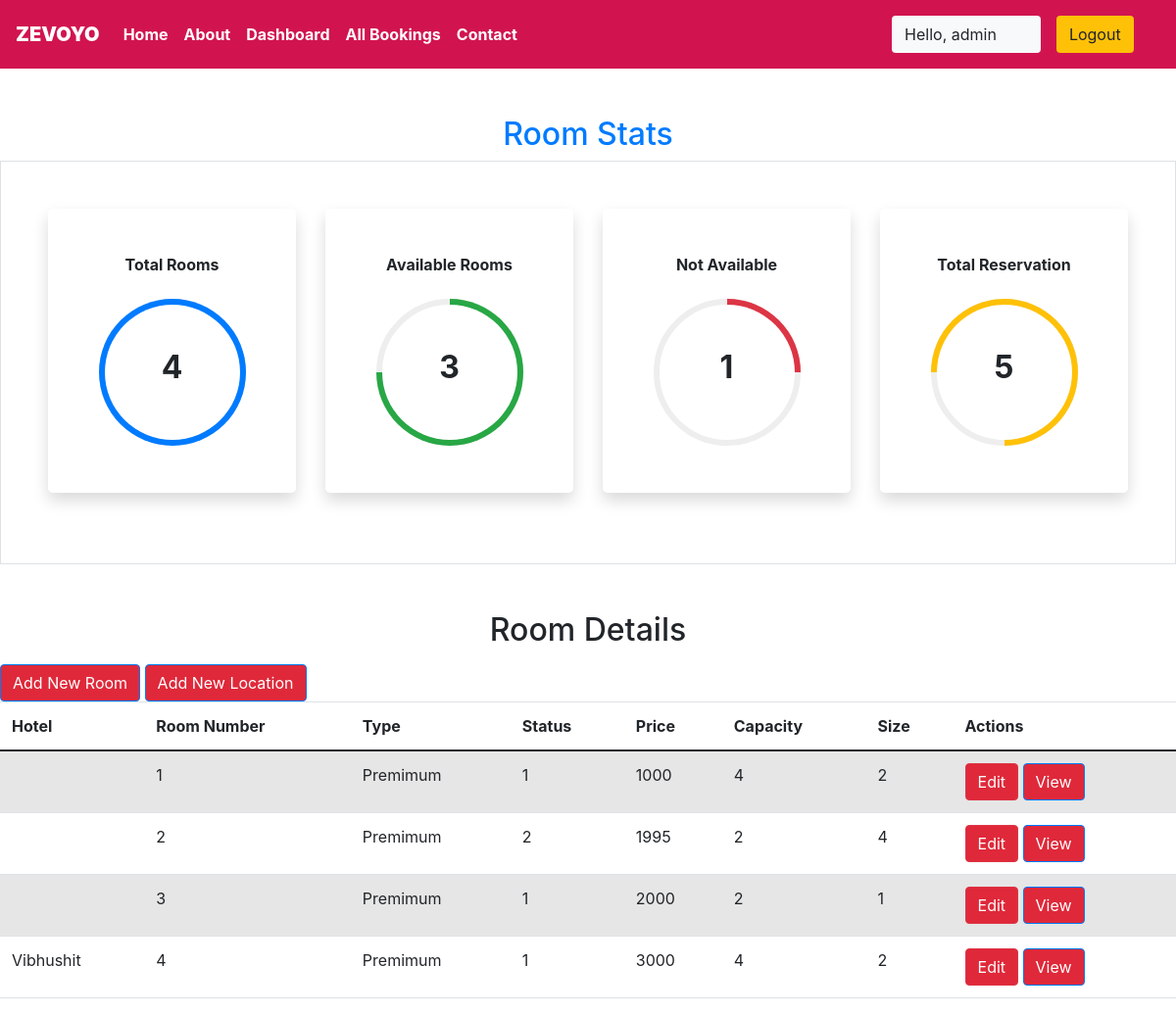
The page /myApp/staff/dashboard/ (signed in) on the database its author committed.
### myApp/models.py (models this page shows, shortened)
class Rooms(models.Model):
    ROOM_STATUS = (
        ('1', 'Available'),
        ('2', 'Not Available')
    )
    ROOM_TYPE = (
        ('1', 'Premimum'),
        ('2', 'Deluxe'),
        ('3', 'Basic')
    )
    roomType = models.CharField(max_length = 50, choices = ROOM_TYPE)
    capacity = models.IntegerField()
    price = models.IntegerField()
    size = models.IntegerField()
    hotel = models.ForeignKey(Hotels, on_delete = models.CASCADE)
    status = models.CharField(choices = ROOM_STATUS, max_length = 15)
    roomNumber = models.IntegerField()

class Hotels(models.Model):
    name = models.CharField(max_length = 30,default="Zevoyo")
    owner = models.CharField(max_length = 30)
    location = models.CharField(max_length = 50)
    city = models.CharField(max_length = 20)
    state = models.CharField(max_length = 15,default="Punjab")
    country = models.CharField(max_length = 20,default="India")

### myApp/views.py (the view)
# urls.py: path('staff/dashboard/', views.dashboard, name = 'staffDashboard'),
@login_required(login_url = "/staff")
def dashboard(request):
    if request.user.is_staff == False:
        return HttpResponse("Access Denied")
    rooms = Rooms.objects.all()
    totalRooms = len(rooms)
    availableRooms = len(rooms.filter(status = '1'))
    unavailableRooms = len(rooms.filter(status = '2'))
    reserved = len(Reservation.objects.all())
    hotel = Hotels.objects.values_list('location', 'name').distinct().order_by()
    response = render(request, 'staff/dashboard.html', {'location': hotel, 'reserved': reserved, 'rooms': rooms, 'totalRooms': totalRooms, 'available': availableRooms, 'unavailable': unavailableRooms})
    return HttpResponse(response)

### myApp/templatetags/app_tags.py (called while the page is built)
@register.filter
def percentage(value1,value2=100):
    return int(value1)/int(value2)*100

### myApp/templates/staff/dashboard.html (shortened to what this page needs)
{% extends 'basic.html' %} {% block title %} staff panel {% endblock title %} {% load static %} {% block body %} {% block css %}
<link rel="stylesheet" type="text/css" href="{% static 'myApp/style/dashboard.css'%}"> {% endblock css %}
<section class="my-5">
    {% load app_tags %}
    <h2 class="text-center text-primary">
        Room Stats
    </h2>
    <div class="container-fluid px-5 py-5 border">
        <div class="row">
            <div class="col-xl-3 col-lg-6 col-sm-12 mb-4">
                <div class="bg-white rounded-lg p-5 shadow">
                    <h2 class="h6 font-weight-bold text-center mb-4">Total Rooms</h2>
                    <div class="progress mx-auto" data-value={{ totalRooms|percentage:totalRooms }}>
                        <span class="progress-left ">
                            <span class="progress-bar border-primary "></span>
                        </span>
                        <span class="progress-right ">
                            <span class="progress-bar border-primary "></span>
                        </span>
                        <div class="progress-value w-100 h-100 rounded-circle d-flex align-items-center justify-content-center ">
                            <div class="h2 font-weight-bold ">{{ totalRooms }}</div>
                        </div>
                    </div>
                </div>
            </div>
            <div class="col-xl-3 col-lg-6 col-sm-12 mb-4">
                <div class="bg-white rounded-lg p-5 shadow">
                    <h2 class="h6 font-weight-bold text-center mb-4">Available Rooms</h2>
                    <div class="progress mx-auto" data-value={{ available|percentage:totalRooms }}>
                        <span class="progress-left ">
                            <span class="progress-bar border-success"></span>
                        </span>
                        <span class="progress-right ">
                            <span class="progress-bar border-success"></span>
                        </span>
                        <div class="progress-value w-100 h-100 rounded-circle d-flex align-items-center justify-content-center ">
                            <div class="h2 font-weight-bold ">{{ available }}</div>
                        </div>
                    </div>
                </div>
            </div>
            <div class="col-xl-3 col-lg-6 col-sm-12 mb-4">
                <div class="bg-white rounded-lg p-5 shadow">
                    <h2 class="h6 font-weight-bold text-center mb-4">Not Available</h2>
                    <div class="progress mx-auto" data-value={{ unavailable|percentage:totalRooms }}>
                        <span class="progress-left ">
                        </span>
                        <span class="progress-right ">
                            <span class="progress-bar border-danger"></span>
                        </span>
                        <div class="progress-value w-100 h-100 rounded-circle d-flex align-items-center justify-content-center ">
                            <div class="h2 font-weight-bold">{{ unavailable }}</div>
                        </div>
                    </div>
                </div>
            </div>
            <div class="col-xl-3 col-lg-6 col-sm-12 mb-4">
                <div class="bg-white rounded-lg p-5 shadow">
                    <h2 class="h6 font-weight-bold text-center mb-4">Total Reservation</h2>
                    <div class="progress mx-auto" data-value={{ reserved|percentage:totalRooms }}>
                        <span class="progress-left ">
                            <span class="progress-bar border-warning"></span>
                        </span>
                        <span class="progress-right ">
                            <span class="progress-bar border-warning"></span>
                        </span>
                        <div class="progress-value w-100 h-100 rounded-circle d-flex align-items-center justify-content-center ">
                            <div class="h2 font-weight-bold ">{{ reserved }}</div>
                        </div>
                    </div>
                </div>
            </div>
        </div>
    </div>
</section>
<h2 class="text-center pb-2"> Room Details </h2>
<button class="btn btn-group btn-primary" data-toggle="modal" data-target="#new-room">Add New Room</button>
<button class="btn btn-group btn-primary" data-toggle="modal" data-target="#new-location">Add New Location</button>
<table class="table table-striped">
    <thead>
        <th>Hotel</th>
        <th>Room Number</th>
        <th>Type</th>
        <th>Status</th>
        <th>Price</th>
        <th>Capacity</th>
        <th>Size</th>
        <th colspan="2">Actions</th>
    </thead>
    {% if rooms %} {% for room in rooms %}
    <tr>
        <td> {{ room.hotel.name }} </td>
        <td> {{ room.roomNumber }} </td>
        <td> {{ room.get_roomType_display }} </td>
        <td> {{ room.status }} </td>
        <td> {{ room.price }} </td>
        <td> {{ room.capacity }} </td>
        <td> {{ room.size }} </td>
        <td colspan="2">
            <a href="/myApp/staff/dashboard/edit-room?roomid={{room.id}}"><button class="btn btn-danger">Edit</button></a>
            <a href="/myApp/staff/dashboard/view-room?roomid={{room.id}}"><button class="btn btn-primary">View</button></a>
        </td>
    </tr>
    {% endfor %} {% endif %}
</table>
{% endblock body %}

### myApp/templates/basic.html (shortened to what this page needs)
{% load static %}
<!DOCTYPE HTML>
<html>
<head>
    <link rel="stylesheet" href="https://use.fontawesome.com/releases/v5.7.0/css/all.css">
    <link href="https://cdn.jsdelivr.net/npm/bootstrap@5.0.0-beta3/dist/css/bootstrap.min.css" rel="stylesheet">
    <link rel="stylesheet" href="https://maxcdn.bootstrapcdn.com/bootstrap/4.5.0/css/bootstrap.min.css">
        type="image/gif" sizes="16x16"> {% block css %} {% endblock css %}
</head>
<body>
    <div class="container-fluid px-0">
        <nav class="navbar navbar-expand-lg navbar-dark font-weight-bold">
            <a class="navbar-brand text-bold bg-black">
                <b>ZEVOYO</b>
            </a>
            <div class="collapse navbar-collapse" id="navbarSupportedContent">
                <ul class="navbar-nav mr-auto">
                    <li class="nav-item active">
                        <a class="nav-link text-bold" href="/myApp/">Home</a>
                    </li>
                    <li class="nav-item active">
                        <a class="nav-link text-bold" href="/myApp/about/">About</a>
                    </li>
                    {% if user.is_staff %}
                    <li class="nav-item active">
                        <a class="nav-link text-bold" href="/myApp/staff/dashboard/">Dashboard</a>
                    </li>
                    {% elif user.is_staff == False and user.is_authenticated %}
                    <li class="nav-item active">
                        <a class="nav-link text-bold" href="/myApp/user/bookings/">My Bookings</a>
                    </li>
                    {% endif %} {% if user.is_staff %}
                    <li class="nav-item active">
                        <a class="nav-link text-bold" href="/myApp/staff/allbookings/">All Bookings</a>
                    </li>
                    {% endif %}
                    <li class="nav-item active">
                        <a class="nav-link text-bold" href="/myApp/contact/">Contact</a>
                    </li>
                </ul>
                {% if user.is_authenticated %}
                <button class="btn btn-group bg-light" data-toggle="modal" data-target="#forlogin">
                        Hello, {{ user.get_username }}
                        <a href="/myApp/logout/" class="nav-link">
                            <button class="btn btn-group bg-warning" data-toggle="modal" data-target="#forlogin">
                                Logout
                            </button>
                </a>
                </button>
                {% endif %}
            </div>
        </nav>
    </div>
         {% block body %} {% endblock body %}
</body>
</html>

### myApp/static/myApp/style/dashboard.css (style rules this page uses)
.progress { width: 150px; height: 150px; background: none; position: relative; }
.progress::after { content: ""; width: 100%; height: 100%; border-radius: 50%; border: 6px solid #eee; position: absolute; top: 0; left: 0; }
.progress>span { width: 50%; height: 100%; overflow: hidden; position: absolute; top: 0; z-index: 1; }
.progress .progress-left { left: 0; }
.progress .progress-bar { width: 100%; height: 100%; background: none; border-width: 6px; border-style: solid; position: absolute; top: 0; }
.progress .progress-left .progress-bar { left: 100%; border-top-right-radius: 80px; border-bottom-right-radius: 80px; border-left: 0; -webkit-transform-origin: center left; transform-origin: center left; }
.progress .progress-right { right: 0; }
.progress .progress-right .progress-bar { left: -100%; border-top-left-radius: 80px; border-bottom-left-radius: 80px; border-right: 0; -webkit-transform-origin: center right; transform-origin: center right; }
.progress .progress-value { position: absolute; top: 0; left: 0; }
.rounded-lg { border-radius: 1rem; }
.btn { background-color: #df293a; }

### myApp/templates/basic.html (style rules this page uses)
a { text-decoration: none; }
nav { background-color: #d11450; }

### rows shown on the page
Rooms: roomNumber "1", roomType "Premimum", status "1", price "1000", capacity "4", size "2"
Rooms: roomNumber "2", roomType "Premimum", status "2", price "1995", capacity "2", size "4"
Rooms: roomNumber "3", roomType "Premimum", status "1", price "2000", capacity "2", size "1"
Rooms: hotel.name "Vibhushit", roomNumber "4", roomType "Premimum", status "1", price "3000", capacity "4", size "2"

### other values the page prints
{{ user.get_username }} "admin"
{{ totalRooms }} "4"
{{ available }} "3"
{{ unavailable }} "1"
{{ reserved }} "5"
